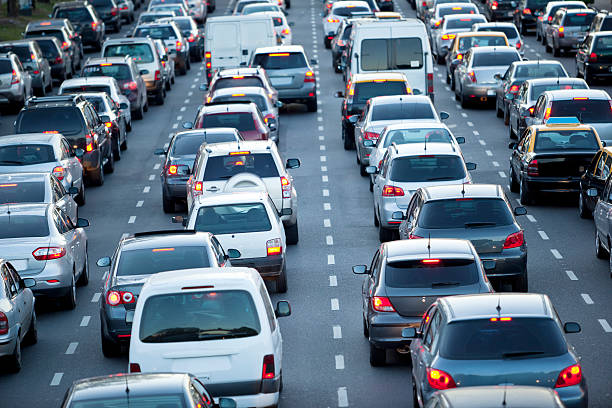
#> input picture resources/cars.jpg, 612 x 408 px, found by its file name
$ python histogram.py
#> lines starting #> are read from the running program, lines starting #| are printed output that depends on the picture
#we are creating the histogram on the saturation of pixels

import cv2
import numpy as np
import matplotlib.pyplot as plt

img =  cv2.imread("Open CV\\resources\cars.jpg")
#> img is the input picture: shape (408, 612, 3); mean B, G, R 133.4, 115.9, 96.7
cv2.imshow("cars",img)

gray = cv2.cvtColor(img,cv2.COLOR_BGR2GRAY)
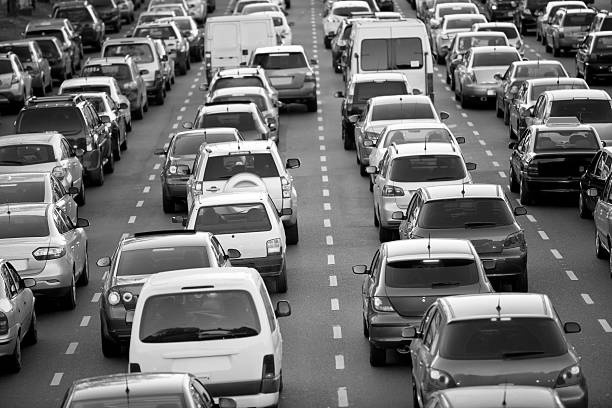
#> gray: shape (408, 612); min 0, max 255, mean 112.1
cv2.imshow("gray",gray)

gray_hist =  cv2.calcHist([gray],[0],None,[256],[0,256])
#> gray_hist = 256 values, max 3880 at index 1, min 302 at index 255, mean 975.4

plt.figure()
plt.title("gray histogram")
plt.xlabel("Bins")
plt.ylabel("# of pixcels")
plt.plot(gray_hist)
plt.xlim([0,256])
plt.show()
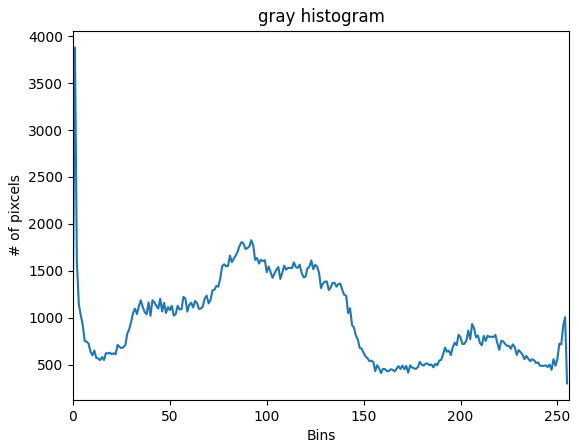
#> figure drawn by matplotlib, 1 panel; curve peaks at x = 1, y = 3880

cv2.waitKey(0)
#> (the run stopped early here; a loop or call above may not have finished)

$ run again, with resources/RGB.jpg copied over resources/cars.jpg
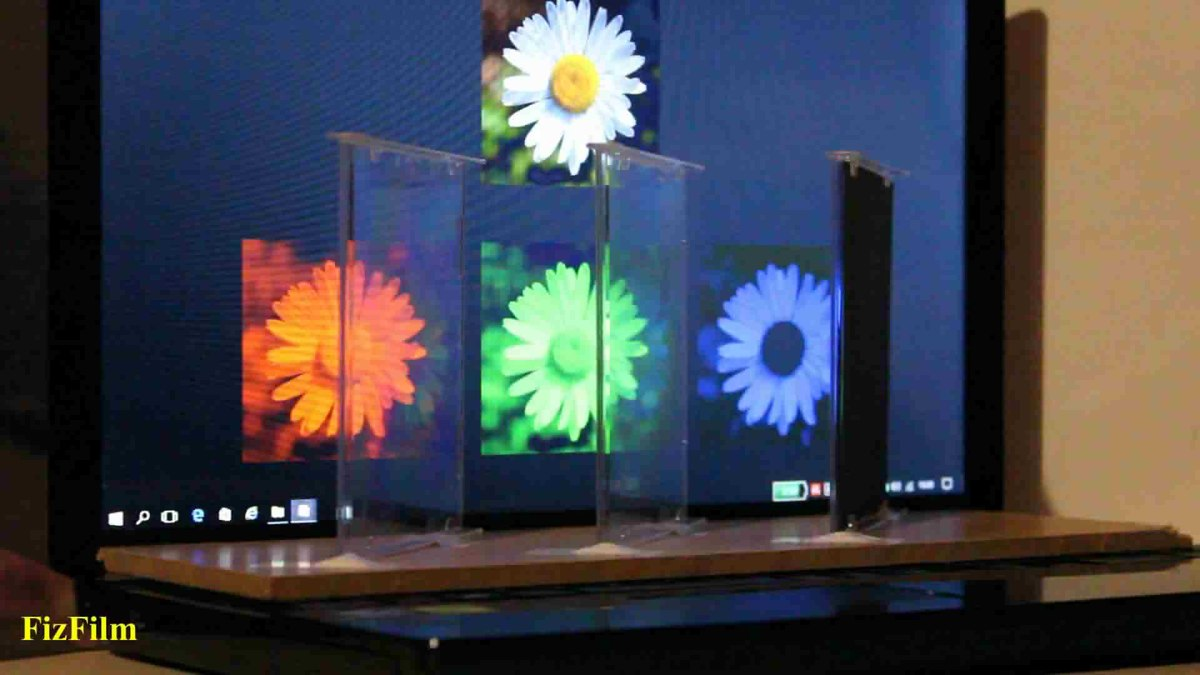
#> input picture resources/RGB.jpg, 1200 x 675 px, found by its file name
#> img is the input picture: shape (675, 1200, 3); mean B, G, R 75.8, 68.2, 66.2
#> `gray = cv2.cvtColor(img,cv2.COLOR_BGR2GRAY)`:
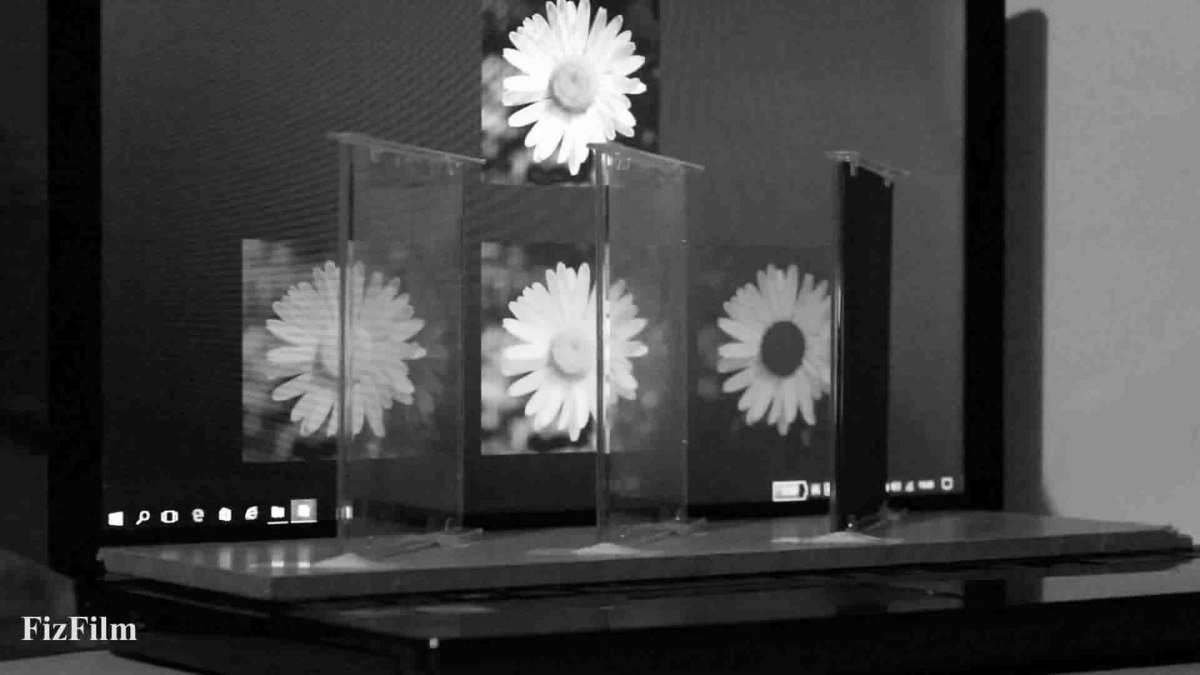
#> gray: shape (675, 1200); min 0, max 255, mean 68.5
#> gray_hist = 256 values, max 50925 at index 5, min 62 at index 255, mean 3164.1
#> `plt.show()`:
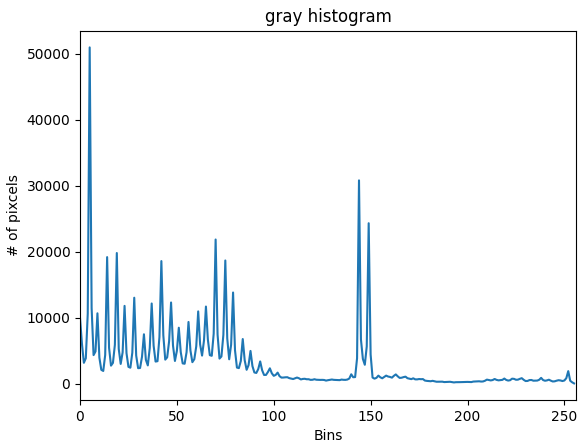
#> figure drawn by matplotlib, 1 panel; curve peaks at x = 5, y = 50925

$ run again, with resources/cat1.jpg copied over resources/cars.jpg
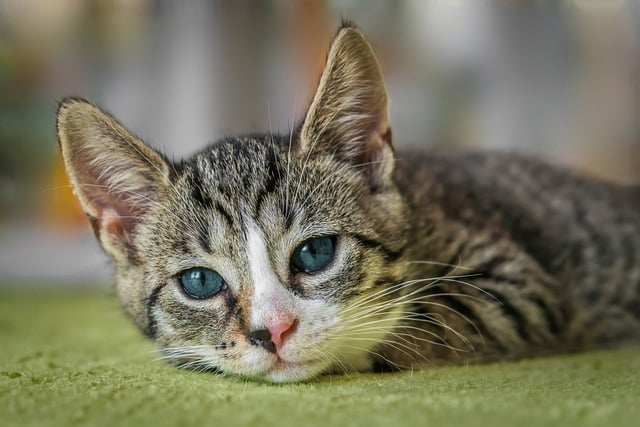
#> input picture resources/cat1.jpg, 640 x 427 px, found by its file name
#> img is the input picture: shape (427, 640, 3); mean B, G, R 93.2, 116.1, 119.1
#> `gray = cv2.cvtColor(img,cv2.COLOR_BGR2GRAY)`:
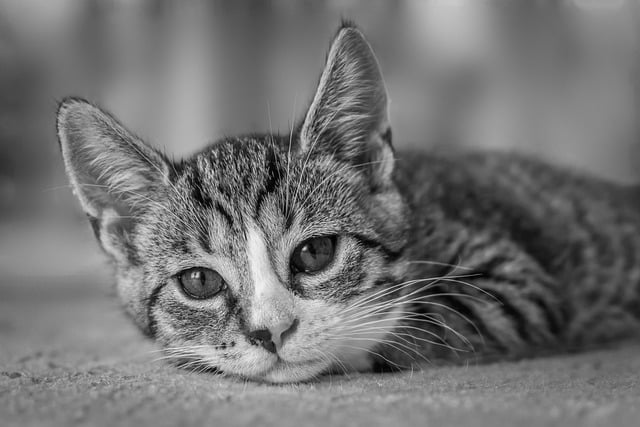
#> gray: shape (427, 640); min 0, max 249, mean 114.4
#> gray_hist = 256 values, max 3782 at index 128, min 0 at index 245, mean 1067.5
#> `plt.show()`:
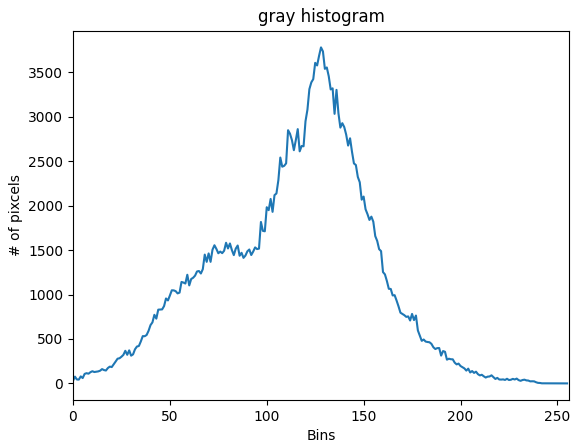
#> figure drawn by matplotlib, 1 panel; curve peaks at x = 128, y = 3782
